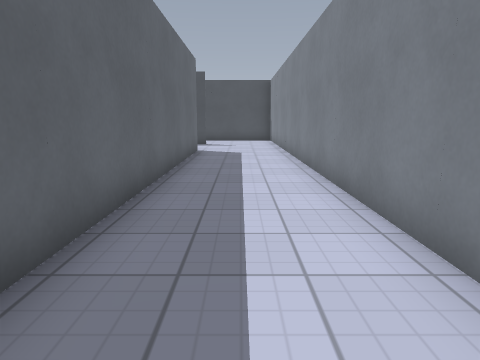
view 1 (above)

16 first-person views from a walk through a level from a Godot 3-D game. The camera is 1.2 m above the floor, tilts 10° down and sees 70° across. The floor is counted in squares, 1 m on a side. Each view is taken from the middle of a square. On the plan, view 1 faces up. The plan holds only what a view shows up to about 14 squares ahead; the rest is blank. The place goes on beyond the plan. Characters and animated objects are left out. Surface patterns are stand-ins for the level's own textures.

view 2
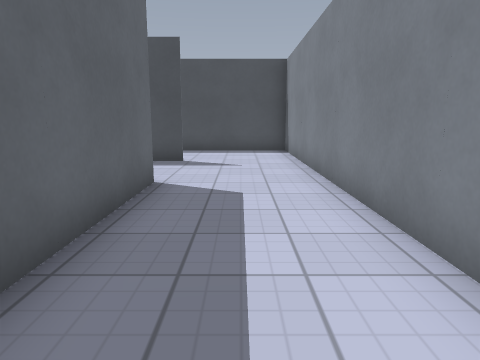

view 3
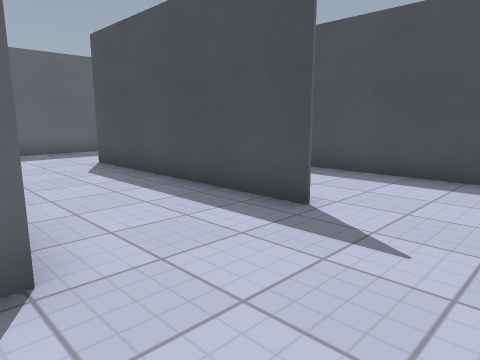

view 4
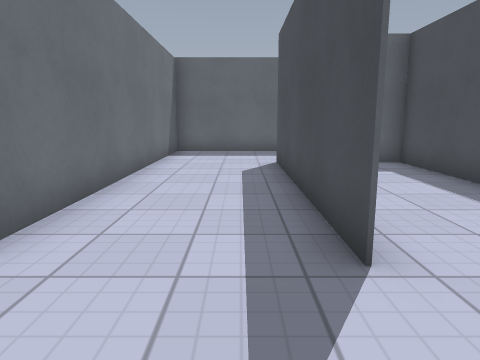

view 5
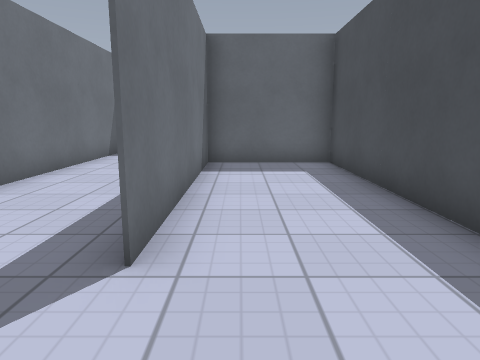

view 6
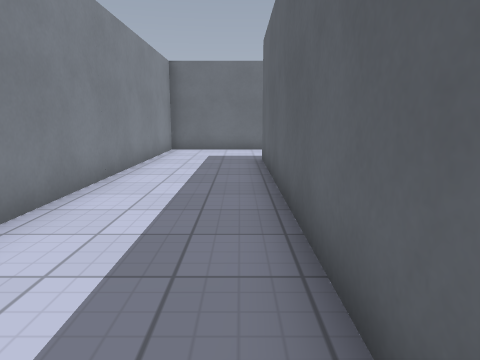

view 7
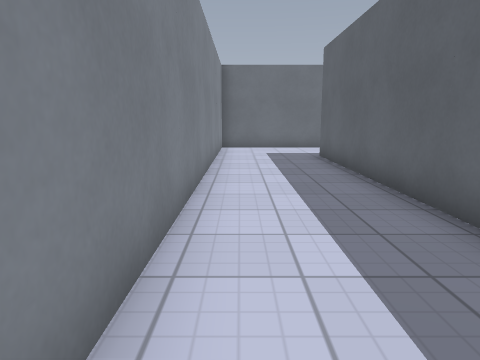

view 8
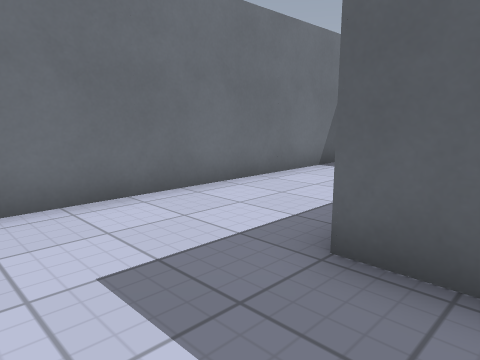

view 9
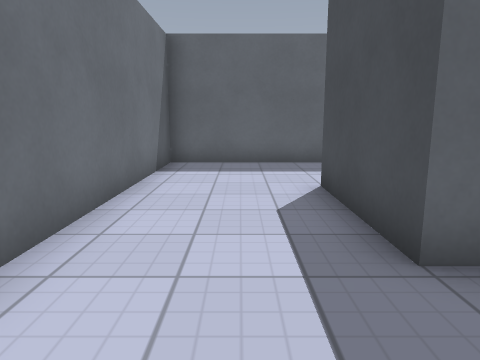

view 10
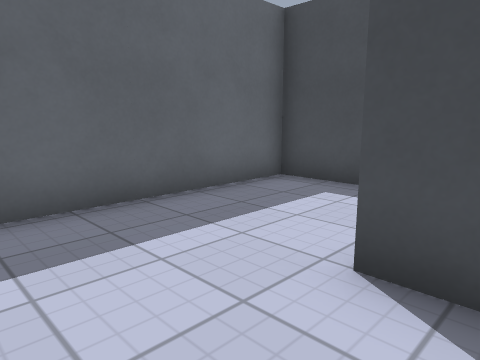

view 11
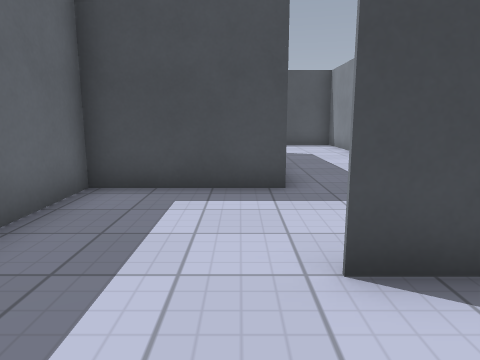

view 12
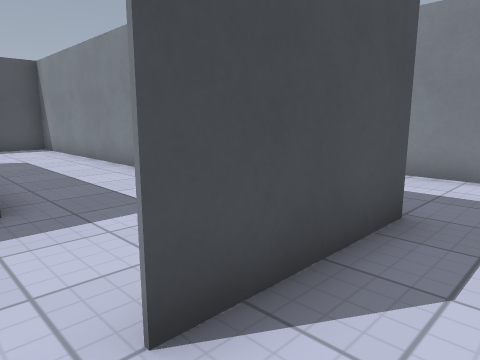

view 13
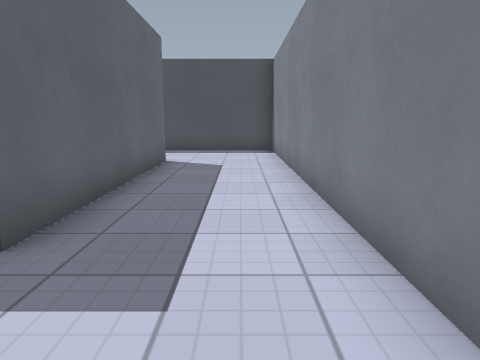

view 14
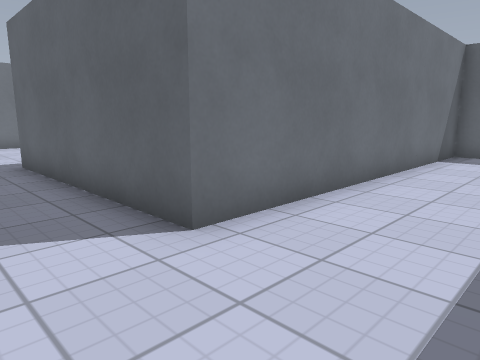

view 15
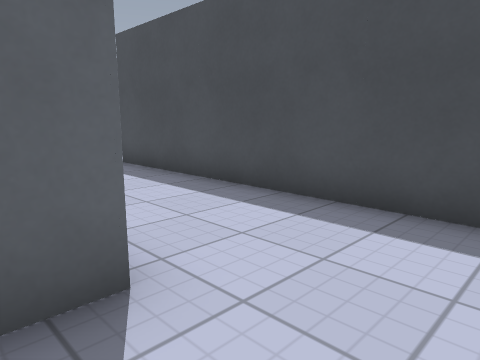

view 16
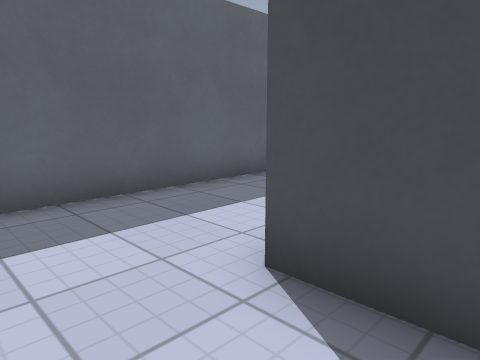

### Floor plan
Points are (right, up) in squares from view 1. A wall is a line through its corners. A room is listed if a view was taken in it or the views show most of it. See-through windows are left out.
Room 1 (views 1, 2, 3, 4, 5, 6, 7, 8, 9, 16)
walls: (-1.7, 13.6) (-1.7, -0.5); (-1.6, 17) (-8.8, 17); (-12.2, 21.1) (-12.2, 13.6) (-2.2, 13.6); (-0.4, -4) (1.8, -4) (1.8, 20.6) (-8.7, 20.6) (-8.7, 17.1) (-1.6, 17.1)
ways out: opening at (-1.5, -2.5) to room 2
Room 2 (views 10, 11, 12, 13, 14, 15)
walls: (-1.7, 1.6) (-1.7, 13.5) (-12.4, 13.5); (-1.7, -0.5) (-5.2, -0.5); (-12.5, 10.1) (-5.2, 10.1) (-5.2, 3) (-8.7, 3) (-8.7, -4) (-0.4, -4)
ways out: opening at (-1.5, -2.5) to room 1

Positions as (right, up) in squares from view 1, and headings:
1: (0, 0), facing up
2: (0, 7), facing up
3: (1, 13), facing up-left
4: (1, 16), facing left
5: (1, 18), facing left
6: (-1, 10), facing down
7: (1, 11), facing down
8: (1, 1), facing down-left
9: (1, -2), facing left
10: (-4, -3), facing up-left
11: (-6, -3), facing up
12: (-6, -2), facing up-right
13: (-3, 0), facing up
14: (-3, 13), facing down-left
15: (-3, 9), facing up-left
16: (-7, 15), facing up-left
